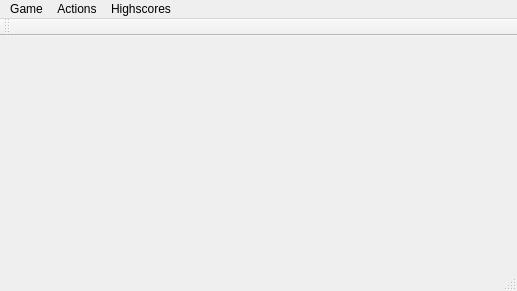
<?xml version="1.0" encoding="UTF-8"?>
<ui version="4.0">
 <class>MainWindow</class>
 <widget class="QMainWindow" name="MainWindow">
  <property name="geometry">
   <rect>
    <x>0</x>
    <y>0</y>
    <width>517</width>
    <height>291</height>
   </rect>
  </property>
  <property name="windowTitle">
   <string>ColorLines</string>
  </property>
  <widget class="QWidget" name="centralWidget"/>
  <widget class="QMenuBar" name="menuBar">
   <property name="geometry">
    <rect>
     <x>0</x>
     <y>0</y>
     <width>517</width>
     <height>25</height>
    </rect>
   </property>
   <widget class="QMenu" name="menuNew">
    <property name="title">
     <string>Game</string>
    </property>
    <addaction name="actionNew_Game"/>
    <addaction name="separator"/>
    <addaction name="actionExit_2"/>
   </widget>
   <widget class="QMenu" name="menuActions">
    <property name="title">
     <string>Actions</string>
    </property>
    <addaction name="actionUndo"/>
    <addaction name="actionRedo"/>
   </widget>
   <widget class="QMenu" name="menuHighscore">
    <property name="title">
     <string>Highscores</string>
    </property>
    <addaction name="actionHighscore"/>
   </widget>
   <addaction name="menuNew"/>
   <addaction name="menuActions"/>
   <addaction name="menuHighscore"/>
  </widget>
  <widget class="QToolBar" name="mainToolBar">
   <attribute name="toolBarArea">
    <enum>TopToolBarArea</enum>
   </attribute>
   <attribute name="toolBarBreak">
    <bool>false</bool>
   </attribute>
  </widget>
  <widget class="QStatusBar" name="statusBar"/>
  <action name="actionNew_Game">
   <property name="text">
    <string>New Game</string>
   </property>
  </action>
  <action name="actionExit">
   <property name="text">
    <string>Exit</string>
   </property>
  </action>
  <action name="actionExit_2">
   <property name="text">
    <string>Exit</string>
   </property>
  </action>
  <action name="actionInfo">
   <property name="text">
    <string>Info</string>
   </property>
  </action>
  <action name="actionUndo">
   <property name="text">
    <string>Undo</string>
   </property>
  </action>
  <action name="actionRedo">
   <property name="text">
    <string>Redo</string>
   </property>
  </action>
  <action name="actionHighscore">
   <property name="text">
    <string>Highscores</string>
   </property>
  </action>
 </widget>
 <layoutdefault spacing="6" margin="11"/>
 <resources/>
 <connections/>
</ui>
